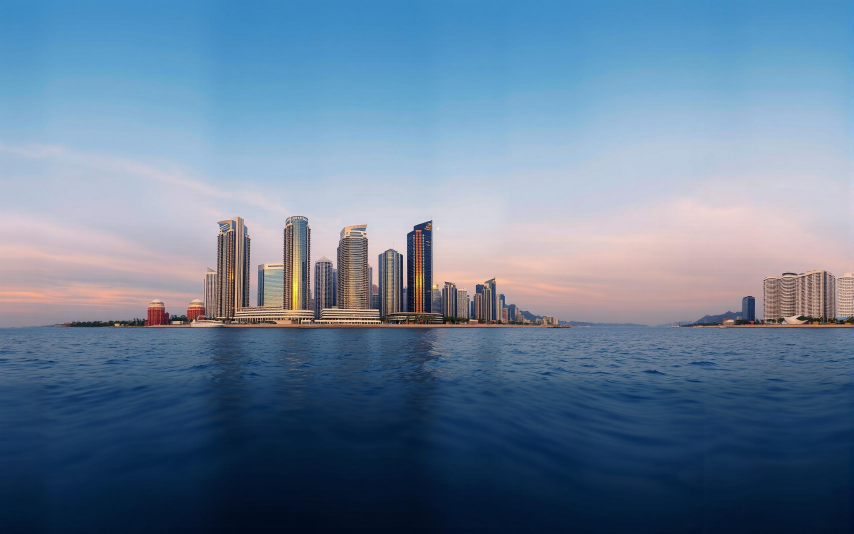
#> input picture input_images/coastal_city_skylines_at_dusk.jpg, 2560 x 1600 px (shown at 1/3 size); its folder holds only this picture in this run
$ python compress.py
#> lines starting #> are read from the running program, lines starting #| are printed output that depends on the picture
import os
import time
import shutil
from PIL import Image, ExifTags
from watchdog.observers import Observer
from watchdog.events import FileSystemEventHandler

# ================================
# SETTINGS — change these only
# ================================
INPUT_FOLDER = "input_images"
OUTPUT_FOLDER = "output_images"
TARGET_MIN_KB = 17
TARGET_MAX_KB = 20
MAX_DIMENSION = 1200

# ================================
TARGET_MIN = TARGET_MIN_KB * 1024
TARGET_MAX = TARGET_MAX_KB * 1024
SUPPORTED = (".png", ".jpg", ".jpeg", ".webp", ".bmp", ".tiff")

os.makedirs(OUTPUT_FOLDER, exist_ok=True)


# ================================
# FIX EXIF ROTATION
# ================================
def fix_rotation(img):
    try:
        exif = img._getexif()
        if not exif:
            return img
        for tag, value in exif.items():
            if ExifTags.TAGS.get(tag) == "Orientation":
                if value == 3:
                    img = img.rotate(180, expand=True)
                elif value == 6:
                    img = img.rotate(270, expand=True)
                elif value == 8:
                    img = img.rotate(90, expand=True)
                break
    except Exception:
        pass
    return img


# ================================
# COMPRESS TO TARGET RANGE
# ================================
def compress_to_target(img, output_path):
    quality_min = 10
    quality_max = 95
    best_quality = None
    best_size = None

    while quality_min <= quality_max:
        mid = (quality_min + quality_max) // 2
        img.save(output_path, "JPEG", quality=mid, optimize=True, dpi=(300, 300))
        size = os.path.getsize(output_path)

        if TARGET_MIN <= size <= TARGET_MAX:
            return size, True
        elif size > TARGET_MAX:
            quality_max = mid - 1
        else:
            best_quality = mid
            best_size = size
            quality_min = mid + 1

    # Still above 20KB — downscale gradually
    img.save(output_path, "JPEG", quality=10, optimize=True, dpi=(300, 300))
    if os.path.getsize(output_path) > TARGET_MAX:
        scale = 0.9
        w, h = img.size
        for _ in range(20):
            new_w = int(w * scale)
            new_h = int(h * scale)
            if new_w < 100 or new_h < 100:
                break
            downscaled = img.resize((new_w, new_h), Image.LANCZOS)
            for q in range(95, 9, -5):
                downscaled.save(output_path, "JPEG", quality=q, optimize=True, dpi=(300, 300))
                size = os.path.getsize(output_path)
                if TARGET_MIN <= size <= TARGET_MAX:
                    return size, True
                elif size < TARGET_MIN:
                    break
            size = os.path.getsize(output_path)
            if size < TARGET_MIN:
                break
            scale -= 0.1

    # Still under 17KB — upscale gradually
    if best_size and best_size < TARGET_MIN:
        scale = 1.1
        w, h = img.size
        for _ in range(20):
            new_w = int(w * scale)
            new_h = int(h * scale)
            upscaled = img.resize((new_w, new_h), Image.LANCZOS)
            upscaled.save(output_path, "JPEG", quality=95, optimize=True, dpi=(300, 300))
            size = os.path.getsize(output_path)
            if TARGET_MIN <= size <= TARGET_MAX:
                return size, True
            elif size > TARGET_MAX:
                for q in range(94, 10, -1):
                    upscaled.save(output_path, "JPEG", quality=q, optimize=True, dpi=(300, 300))
                    size = os.path.getsize(output_path)
                    if TARGET_MIN <= size <= TARGET_MAX:
                        return size, True
                    elif size < TARGET_MIN:
                        break
                break
            scale += 0.1

    final_size = os.path.getsize(output_path)
    return final_size, False


# ================================
# PROCESS SINGLE IMAGE
# ================================
def process_image(img_path, output_path):
    try:
        # Create output subfolder if needed
        os.makedirs(os.path.dirname(output_path), exist_ok=True)

        img = Image.open(img_path)
#> img is the input picture: PIL image 2560x1600 RGB; mean R, G, B 102.2, 126.2, 152.1
        img = img.convert("RGB")
        img = fix_rotation(img)
        img.thumbnail((MAX_DIMENSION, MAX_DIMENSION))
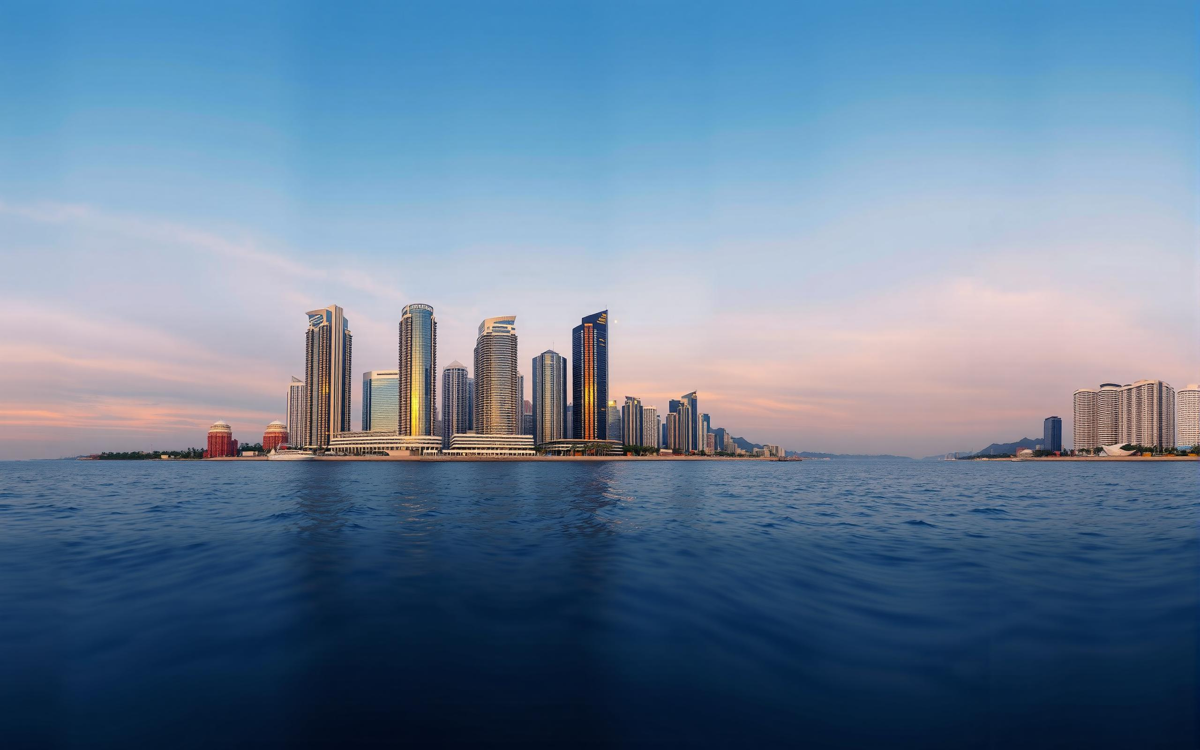
#> img: PIL image 1200x750 RGB; mean R, G, B 102.2, 126.2, 152.1

        w, h = img.size
#> w = 1200; h = 750
        if w < 800 or h < 800:
            new_w = max(w, 800)
#> new_w = 1200
            new_h = max(h, 800)
#> new_h = 800
            img = img.resize((new_w, new_h), Image.LANCZOS)
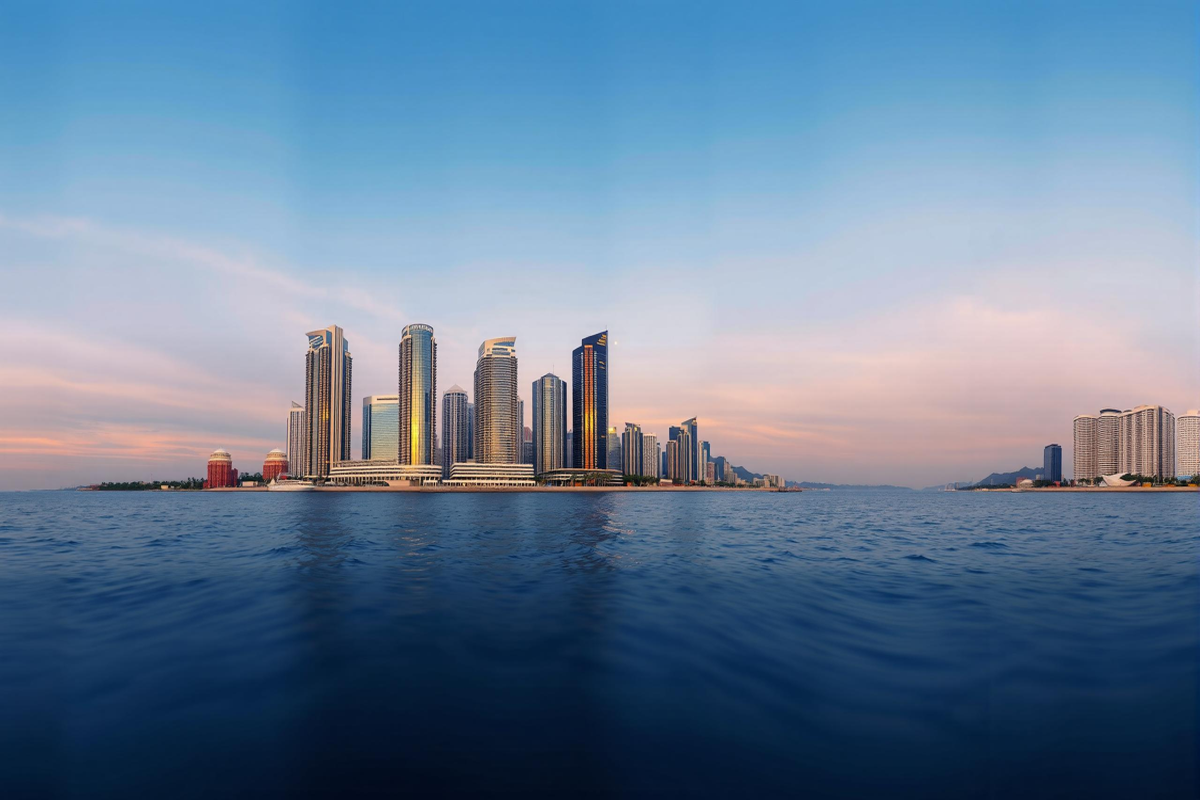
#> img: PIL image 1200x800 RGB; mean R, G, B 102.2, 126.2, 152.1

        final_size, in_range = compress_to_target(img, output_path)
#> final_size = 18781; in_range = True
        final_kb = final_size / 1024
#> final_kb = 18.34
        filename = os.path.basename(img_path)

        if in_range:
            print(f"  ✓ {filename} → {final_kb:.1f}KB ✅ in range")
#|   ✓ coastal_city_skylines_at_dusk.jpg → 18.3KB ✅ in range
        elif final_size > TARGET_MAX:
            print(f"  ⚠ {filename} → {final_kb:.1f}KB (above {TARGET_MAX_KB}KB)")
        else:
            print(f"  ⚠ {filename} → {final_kb:.1f}KB (below {TARGET_MIN_KB}KB)")

        img.close()
        return True

    except Exception as e:
        print(f"  ✗ Failed: {e}")
        return False


# ================================
# SCAN FOLDER RECURSIVELY
# Handles subfolders and image folders
# ================================
def scan_and_process_folder(input_folder, output_folder):
    found = 0
    success = 0
    failed = 0

    for root, dirs, files in os.walk(input_folder):
        for file in files:
            if file.lower().endswith(SUPPORTED):
                found += 1
                img_path = os.path.join(root, file)

                # Mirror folder structure in output
                relative = os.path.relpath(root, input_folder)
                out_dir = os.path.join(output_folder, relative)
                output_path = os.path.join(out_dir, os.path.splitext(file)[0] + ".jpg")

                print(f"\n[{found}] {img_path}")
                result = process_image(img_path, output_path)
                if result:
                    success += 1
                else:
                    failed += 1

    return found, success, failed


# ================================
# AUTO WATCHER
# Detects new images added to folder
# ================================
class ImageHandler(FileSystemEventHandler):
    def on_created(self, event):
        if event.is_directory:
            # New folder pasted — scan entire folder
            print(f"\n📁 New folder detected: {event.src_path}")
            time.sleep(1)  # Wait for files to finish copying
            found, success, failed = scan_and_process_folder(
                event.src_path,
                OUTPUT_FOLDER
            )
            print(f"\nFolder done — {success} processed, {failed} failed")

        elif event.src_path.lower().endswith(SUPPORTED):
            # Single image added
            print(f"\n🖼 New image detected: {os.path.basename(event.src_path)}")
            time.sleep(0.5)  # Wait for file to finish copying

            relative = os.path.relpath(
                os.path.dirname(event.src_path), INPUT_FOLDER
            )
            out_dir = os.path.join(OUTPUT_FOLDER, relative)
            output_path = os.path.join(
                out_dir,
                os.path.splitext(os.path.basename(event.src_path))[0] + ".jpg"
            )
            process_image(event.src_path, output_path)


# ================================
# MAIN — PROCESS EXISTING + WATCH
# ================================
print(f"\nPassport Image Compressor")
print(f"{'='*50}")
print(f"Target size:   {TARGET_MIN_KB}KB — {TARGET_MAX_KB}KB")
print(f"Watching:      {INPUT_FOLDER}")
print(f"Output:        {OUTPUT_FOLDER}")
print(f"{'='*50}")

# First — process any existing images
print(f"\nScanning existing images...")
found, success, failed = scan_and_process_folder(INPUT_FOLDER, OUTPUT_FOLDER)

if found == 0:
    print(f"No existing images found — watching for new ones...")
else:
    print(f"\n{'='*50}")
    print(f"Existing images done — ✓ {success} processed, ✗ {failed} failed")
    print(f"{'='*50}")

# Then — watch for new images
print(f"\n👁 Watching '{INPUT_FOLDER}' for new images...")
print(f"Add images or paste folders — they compress automatically!")
print(f"Press Ctrl+C to stop\n")

#> (the run stopped early here; a loop or call above may not have finished)
